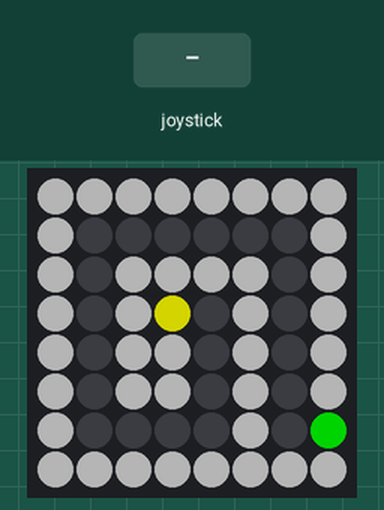
This program was run on a simulated Raspberry Pi (BCM pin numbers) with a Sense HAT. Shown: the Sense HAT's 8×8 RGB LED matrix. The test bench sets the inputs (shaded band). Dim RGB values are drawn brighter than linear.

Above: at 1.2 s.
1.3 s: joystick pushed right
At 2.0 s:
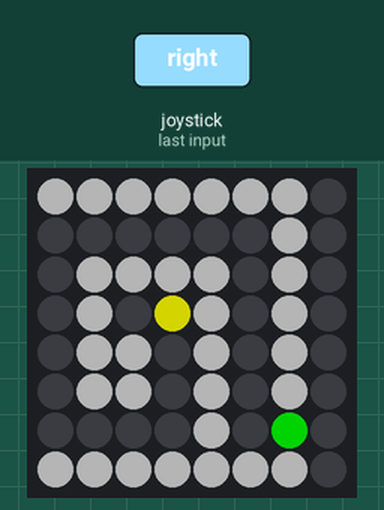
2.9 s: joystick pushed down
At 4.4 s:
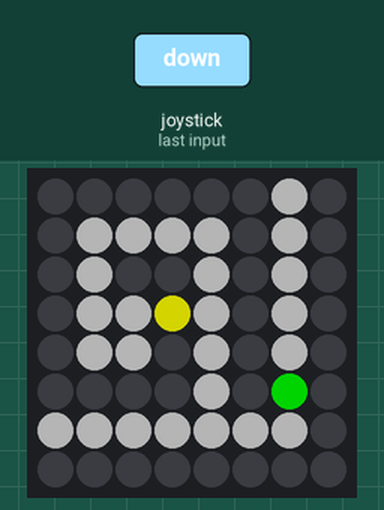
Timing chart, 0 to 5.9 s (numbered marks = the images above; inputs shaded):
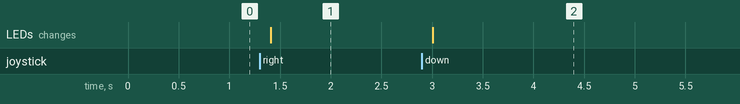

The program:

Hero_Labyrinth.py
```python
#!/usr/bin/python

# Name   : HERO LABYRINTH
# Author : Stefan Rüeger
# ---------------------------------------------------------------------
# 17.09.2022    0.1     game engine, writing maps, reading joystick
# 18.09.2022    0.2     game logic, excel level editor, code clean up

from sense_hat import SenseHat
from time import sleep, time
from math import sin, pi
from copy import deepcopy

sh = SenseHat()

red     = (128,   0,   0)
green   = (  0, 128,   0)
yellow  = (128, 128,   0)
blue    = (  0,   0, 128)
magenta = (128,   0, 128)
gray    = ( 64,  64,  64)
blank   = (  0,   0,   0)

hero = 'h'
key = 'k'
open_door = 'd'
closed_door = 'c'
rock = 'r'
water = 'w'
lava = 'l'
empty = ' '

color_dict = {lava: red, open_door: green, water: blue, key: magenta,
              rock: gray, closed_door: gray, hero:yellow, empty: blank}

level1 = [
'rrrrrrrr',
'r      r',
'r rrrr r',
'r rs r r',
'r rr r r',
'r rr r r',
'r    r d',
'rrrrrrrr',
]

level2 = [
'rrrrrrrr',
'r  r   r',
'r krsr r',
'r  rrr r',
'r r    r',
'r r r rr',
'r   r  c',
'rrrrrrrr',
]

level3 = [
'rrrrrrrrrrrrrrrr',
'r   r          r',
'r r r rrrrrr r r',
'r r r    r   r r',
'r r r  k r r r r',
'r r rrrrrr r r r',
'r          r r r',
'rrrrrrrrrrrr r r',
'r          r r r',
'r rrrrr rrrrrr r',
'r r     r    r r',
'r r rrrrr rr r r',
'r r r      r r r',
'r r rrrrrr r r r',
'rsr        r   r',
'rcrrrrrrrrrrrrrr',
]

level4 = [
'rrrrrrrrrrrrrrrr',
'rwww r r    ll r',
'rwk  r r rr    r',
'rwww r r   rrr r',
'rww  r rrr   r r',
'r w r    rrrrr r',
'r   r ww       r',
'r     ww   r   r',
'rrrrr     rr lrr',
'r   rrrrrrrl  lr',
'r r r      l  ll',
'r r r rrrrrll ll',
'r r r rrr  l  ll',
'rs  r         ll',
'r     r rr lllll',
'rrrrrrrcrrrrrlll',
]

level5 = [
'rrrrrrrrllllrcrllllwwwwwwwwwwwww',
'r  k   rllllrcrllllwwwwwwwwwwwww',
'r      rllrlr rlrllwwwwwwwwwwwww',
'r      rllllr rllllwwwwww   wwww',
'r lll  rllllr rllllwwwwww s wwww',
'r l l  rllllr rllllwwwwww   wwww',
'r  l   rllrlr rlrllwwwwww   wwww',
'r l l  rllllr rllllwwwwwww wwwww',
'r      rllllr rllllwwwwwww wwwww',
'r      rllllr rllllwwwwwww wwwww',
'r      rllrlr rlrllwwwwwww wwwww',
'r   l  rllllr rllllwwwwwww wwwww',
'r   l  rllllr rllllwwwwwww wwwww',
'r  l l rllllr rllllwwwrrrr rrrrr',
'r   l  rllrlr rlrllwwwr        r',
'r  l l rllllr rllllwwwr        r',
'r      rllllr rllllwwwr  r  r  r',
'r  l   rllllr rllllwwwr  r  r  r',
'r  l   rllrlr rlrllwwwr  r  r  r',
'r l l  rllllr rllllwwwr  r  r  r',
'r  l   rllllr rllllwwwr  r  r  r',
'r l l  rllllr rllllwwwr  r  r  r',
'r      rllrlr rlrllrwwr  r  r  r',
'r    l rllllr rllllrwwr  r  r  r',
'r    l rllllr rllllrrwr  r  r  r',
'r  llllrllllr rllllrrwrwwr  r  r',
'r    llrrrrrr rrrrrrrrrwwr  rllr',
'r rrrrrrrr       rrrrrrwwr  rllr',
'r                rrrrrrrrr  rllr',
'rrrrrrrrrr                  rllr',
'         r       rrrrrrrrrrrrllr',
' l l l l rrrrrrrrr l l l l lrrrr',
]

levels = [level1, level2, level3, level4, level5]
level = 0

def print_map_to_display(xstart, ystart):
    for dy in range(8):
        map_ypos = ystart + dy - 3
        for dx in range(8):
            map_xpos = xstart + dx - 3
            if (0 <= map_xpos <= map_xsize-1) and (0 <= map_ypos <= map_ysize-1):
                map_pos_content = map[map_ypos][map_xpos]
            else:
                map_pos_content = empty
            if (dx == 3 and dy ==3):
                sh.set_pixel(dx, dy, color_dict[hero]) # mark hero's position
            else:
                sh.set_pixel(dx, dy, color_dict[map_pos_content]) # write map content

def flash_display(color, time=1, repeat=1):
    r, g, b = color
    for r in range(repeat):
        for i in range(255):
            multi = 255 * sin(i * pi / 255)
            r = int(multi) if(color[0] > 1) else 0
            g = int(multi) if(color[1] > 1) else 0
            b = int(multi) if(color[2] > 1) else 0
            sh.clear(r, g, b)
            sleep(time / 255)

###  MAIN  ###
while 1 == True:
    level_done = False
    map = deepcopy(levels[level])
    map_xsize = len(map[0])
    map_ysize = len(map)
    stick_dir = ''
    hero_dir = ''

    for map_ypos in range(map_ysize):
        for map_xpos in range(map_xsize):
            map_pos_content = map[map_ypos][map_xpos]
            if map_pos_content == 's':
                hero_xpos, hero_ypos = map_xpos, map_ypos
                map[hero_ypos] = map[hero_ypos].replace('s', ' ')
            elif map_pos_content == 'c':
                door_xpos, door_ypos = map_xpos, map_ypos

    ###  GAME LOOP  ###
    while level_done == False:

        print_map_to_display(hero_xpos, hero_ypos)

        event = sh.stick.wait_for_event(emptybuffer=True)
        if event.action in ('pressed', 'held'):
            hero_dir = event.direction
            #print(hero_dir)
            sleep(0.1)

        hero_next_xpos, hero_next_ypos = hero_xpos, hero_ypos
        if hero_dir == 'up':
            hero_next_ypos = hero_ypos - 1 if (hero_ypos > 0) else hero_ypos
        elif hero_dir == 'down':
            hero_next_ypos = hero_ypos + 1 if (hero_ypos < map_ysize-1) else hero_ypos
        elif hero_dir == 'left':
            hero_next_xpos = hero_xpos - 1 if (hero_xpos > 0) else hero_xpos
        elif hero_dir == 'right':
            hero_next_xpos = hero_xpos + 1 if (hero_xpos < map_xsize-1) else hero_xpos
        map_pos_content = map[hero_next_ypos][hero_next_xpos]
        hero_dir = ''

        if map_pos_content == empty:
            hero_xpos, hero_ypos = hero_next_xpos, hero_next_ypos
        elif map_pos_content == open_door:
            print("\nYou just walked through the door!")
            flash_display(color_dict[open_door])
            level_done = True
            level += 1
            if level == len(levels):   # Player has reached the end of the game!
                flash_display(yellow, 0.2, 5)
                sh.show_message("You did it! ", 0.04, yellow)
                sleep(3)
                level = 0
        elif map_pos_content == key:
            print("\nYou have found the key!")
            flash_display(color_dict[key])
            map[door_ypos] = map[door_ypos].replace(closed_door, open_door)
            map[hero_next_ypos] = map[hero_next_ypos].replace(key, empty)
        elif map_pos_content == lava:
            print("\nThe lava has burned you. Start again!")
            flash_display(red)
            level_done = True
        elif map_pos_content == water:
            print("\nYou fell into water. Swim back!")
            flash_display(blue)
```

Measured:
- after the input at 1.3 s, the LEDs: change after 0.11 s (image 1)
- after the input at 2.9 s, the LEDs: change after 0.11 s (image 2)
